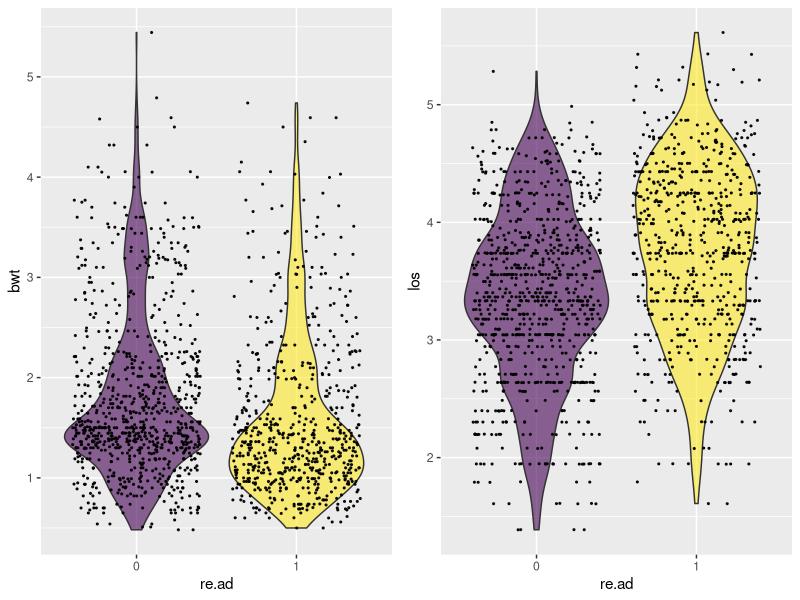
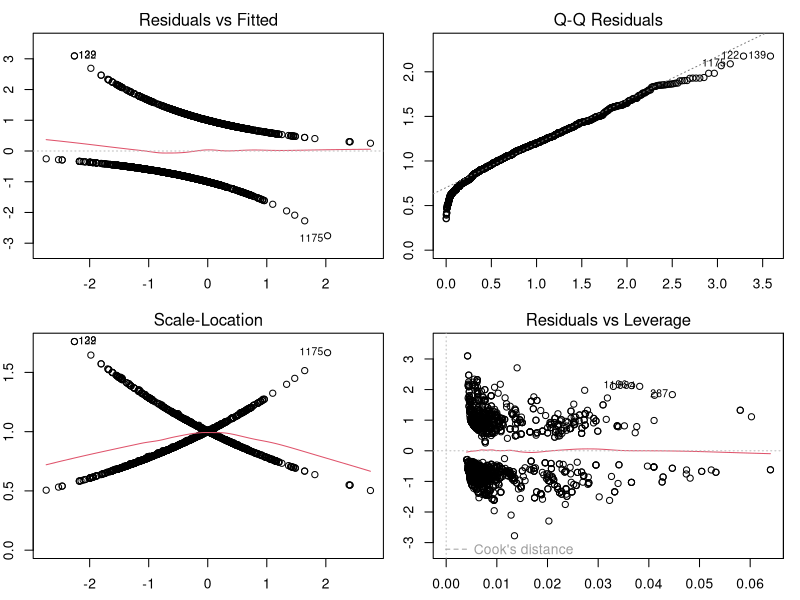

The R script that drew these images, in order:

library(tidyverse)
library(viridis)
library(car)
library(ggpubr)
library(MASS)

# Factorisation
neomod <- read.table("../Data/neomod_isam12.dat", header = TRUE)
neomod$cns    = factor(neomod$cns)
neomod$size   = factor(neomod$size)
neomod$gest   = factor(neomod$gest)
neomod$emp.f  = factor(neomod$emp.f)
neomod$emp.m  = factor(neomod$emp.m)
neomod$edu    = factor(neomod$edu)
neomod$re.ad  = factor(neomod$re.ad)
neomod$sex    = factor(neomod$sex)
neomod$accom  = factor(neomod$accom)

# Initial Violin Plots
p.bwt <- neomod %>%
  ggplot(aes(x = re.ad, y = bwt, fill = re.ad)) +
  geom_violin() +
  scale_fill_viridis(discrete = TRUE, alpha = 0.6) +
  geom_jitter(color = "black", size = 0.4, alpha = 0.9) +
  theme(
    legend.position = "none",
    plot.title = element_text(size = 11)
  )
p.los <- neomod %>%
  ggplot(aes(x = re.ad, y = los, fill = re.ad)) +
  geom_violin() +
  scale_fill_viridis(discrete = TRUE, alpha=0.6) +
  geom_jitter(color="black", size=0.4, alpha=0.9) +
  theme(
    legend.position = "none",
    plot.title = element_text(size = 11)
  )
ggarrange(p.bwt, p.los, ncol = 2, nrow = 1)

# Model w/o los
mod.nolos.full <- glm(re.ad ~ . -los + cns:size + cns:gest + cns:bwt + cns:emp.f + 
                        cns:emp.m + cns:edu + cns:sex + size:gest + size:bwt + 
                        size:emp.f + size:emp.m + size:edu + size:sex + gest:bwt + 
                        gest:emp.f + gest:emp.m + gest:edu + gest:sex + bwt:emp.f + 
                        bwt:emp.m + bwt:edu + bwt:sex + emp.f:emp.m + emp.f:edu + 
                        emp.f:sex + emp.m:edu + emp.m:sex + edu:sex,
                      data = neomod,
                      family = binomial)
summary.glm(mod.nolos.full)

# Model w/ los
mod.los.full <- glm(re.ad ~ . + cns:size + cns:gest + cns:bwt + cns:emp.f + cns:emp.m + 
                      cns:edu + cns:sex + size:gest + size:bwt + size:emp.f + size:emp.m + 
                      size:edu + size:sex + gest:bwt + gest:emp.f + gest:emp.m + gest:edu + 
                      gest:sex + bwt:emp.f + bwt:emp.m + bwt:edu + bwt:sex + emp.f:emp.m + 
                      emp.f:edu + emp.f:sex + emp.m:edu + emp.m:sex + edu:sex,
                    data = neomod,
                    family = binomial)
summary.glm(mod.los.full)

# ANOVA w&o los
anova(mod.los.full, mod.nolos.full, test = "Chisq")

# Binomial Model
mod.binomial <- glm(re.ad ~ . + cns:emp.f + size:emp.f + size:emp.m + gest:edu + bwt:edu + emp.m:edu,
                    data = neomod,
                    family = binomial)
deviance(mod.binomial) / df.residual(mod.binomial)

# Quasi-Binomial Model
mod.quasibinomial <- glm(re.ad ~ . + cns:emp.f + size:emp.f + size:emp.m + gest:edu + bwt:edu + emp.m:edu,
                         data = neomod,
                         family = quasibinomial)
pchisq(summary(mod.binomial)$dispersion * mod.quasibinomial$df.residual, mod.quasibinomial$df.residual, lower = FALSE)

# Stepwise Binomial Model
mod.step <- stepAIC(mod.binomial, direction = "both", trace = FALSE)
mod.step

# ANOVA Stepwise & Binomial
anova(mod.step, mod.binomial, test = "Chisq")

summary.glm(mod.step)

par(mfrow = c(2,2), mar = c(2.5,2,2,1))
plot(mod.step)